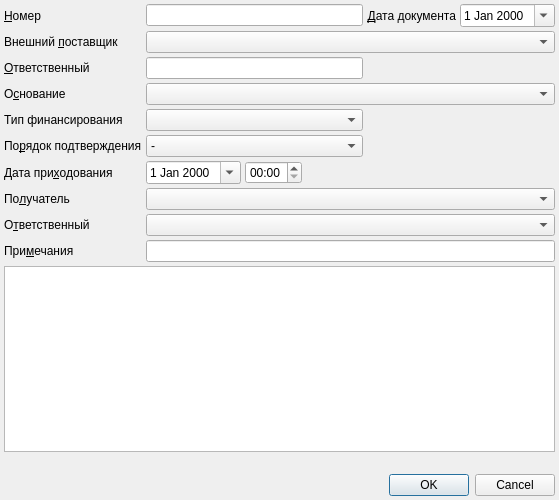
<?xml version="1.0" encoding="UTF-8"?>
<ui version="4.0">
 <class>PurchaseInvoiceDialog</class>
 <widget class="QDialog" name="PurchaseInvoiceDialog">
  <property name="geometry">
   <rect>
    <x>0</x>
    <y>0</y>
    <width>559</width>
    <height>500</height>
   </rect>
  </property>
  <property name="windowTitle">
   <string>Заявка на поставку</string>
  </property>
  <layout class="QGridLayout" name="gridLayout">
   <property name="margin">
    <number>4</number>
   </property>
   <property name="spacing">
    <number>4</number>
   </property>
   <item row="9" column="0">
    <widget class="QLabel" name="lblDate">
     <property name="sizePolicy">
      <sizepolicy hsizetype="Maximum" vsizetype="Preferred">
       <horstretch>0</horstretch>
       <verstretch>0</verstretch>
      </sizepolicy>
     </property>
     <property name="text">
      <string>Дата при&amp;ходования</string>
     </property>
     <property name="buddy">
      <cstring>edtDate</cstring>
     </property>
    </widget>
   </item>
   <item row="11" column="1" colspan="5">
    <widget class="CStorageComboBox" name="cmbReceiver">
     <property name="sizePolicy">
      <sizepolicy hsizetype="Expanding" vsizetype="Fixed">
       <horstretch>0</horstretch>
       <verstretch>0</verstretch>
      </sizepolicy>
     </property>
    </widget>
   </item>
   <item row="3" column="0">
    <widget class="QLabel" name="lblReason">
     <property name="text">
      <string>О&amp;снование</string>
     </property>
     <property name="buddy">
      <cstring>cmbReason</cstring>
     </property>
    </widget>
   </item>
   <item row="13" column="0">
    <widget class="QLabel" name="lblNote">
     <property name="text">
      <string>При&amp;мечания</string>
     </property>
     <property name="buddy">
      <cstring>edtNote</cstring>
     </property>
    </widget>
   </item>
   <item row="12" column="0">
    <widget class="QLabel" name="lblReceiverPerson">
     <property name="text">
      <string>О&amp;тветственный</string>
     </property>
     <property name="buddy">
      <cstring>cmbReceiverPerson</cstring>
     </property>
    </widget>
   </item>
   <item row="1" column="0">
    <widget class="QLabel" name="lblSupplierOrg">
     <property name="text">
      <string>Внешний &amp;поставщик</string>
     </property>
     <property name="buddy">
      <cstring>cmbSupplierOrg</cstring>
     </property>
    </widget>
   </item>
   <item row="11" column="0">
    <widget class="QLabel" name="lblReceiver">
     <property name="sizePolicy">
      <sizepolicy hsizetype="Maximum" vsizetype="Preferred">
       <horstretch>0</horstretch>
       <verstretch>0</verstretch>
      </sizepolicy>
     </property>
     <property name="text">
      <string>По&amp;лучатель</string>
     </property>
     <property name="buddy">
      <cstring>cmbReceiver</cstring>
     </property>
    </widget>
   </item>
   <item row="2" column="0">
    <widget class="QLabel" name="lblSupplierOrgPerson">
     <property name="text">
      <string>&amp;Ответственный</string>
     </property>
     <property name="buddy">
      <cstring>edtSupplierOrgPerson</cstring>
     </property>
    </widget>
   </item>
   <item row="7" column="0">
    <widget class="QLabel" name="lblConfirmationOrder">
     <property name="text">
      <string>По&amp;рядок подтверждения</string>
     </property>
     <property name="buddy">
      <cstring>cmbConfirmationOrder</cstring>
     </property>
    </widget>
   </item>
   <item row="0" column="0">
    <widget class="QLabel" name="lblNumber">
     <property name="text">
      <string>&amp;Номер</string>
     </property>
     <property name="buddy">
      <cstring>edtNumber</cstring>
     </property>
    </widget>
   </item>
   <item row="1" column="1" colspan="5">
    <widget class="COrgComboBox" name="cmbSupplierOrg"/>
   </item>
   <item row="12" column="1" colspan="5">
    <widget class="CPersonComboBoxEx" name="cmbReceiverPerson">
     <property name="sizePolicy">
      <sizepolicy hsizetype="Expanding" vsizetype="Fixed">
       <horstretch>0</horstretch>
       <verstretch>0</verstretch>
      </sizepolicy>
     </property>
    </widget>
   </item>
   <item row="15" column="0" colspan="6">
    <widget class="QLabel" name="lblSummaryInfo">
     <property name="text">
      <string/>
     </property>
    </widget>
   </item>
   <item row="9" column="2">
    <widget class="QTimeEdit" name="edtTime">
     <property name="sizePolicy">
      <sizepolicy hsizetype="Maximum" vsizetype="Fixed">
       <horstretch>0</horstretch>
       <verstretch>0</verstretch>
      </sizepolicy>
     </property>
     <property name="displayFormat">
      <string>HH:mm</string>
     </property>
    </widget>
   </item>
   <item row="3" column="1" colspan="5">
    <widget class="CStockPurchaseContractComboBox" name="cmbReason"/>
   </item>
   <item row="13" column="1" colspan="5">
    <widget class="QLineEdit" name="edtNote"/>
   </item>
   <item row="16" column="0" colspan="6">
    <widget class="QDialogButtonBox" name="buttonBox">
     <property name="orientation">
      <enum>Qt::Horizontal</enum>
     </property>
     <property name="standardButtons">
      <set>QDialogButtonBox::Cancel|QDialogButtonBox::Ok</set>
     </property>
    </widget>
   </item>
   <item row="9" column="1">
    <widget class="CDateEdit" name="edtDate">
     <property name="sizePolicy">
      <sizepolicy hsizetype="Maximum" vsizetype="Fixed">
       <horstretch>0</horstretch>
       <verstretch>0</verstretch>
      </sizepolicy>
     </property>
     <property name="calendarPopup">
      <bool>true</bool>
     </property>
    </widget>
   </item>
   <item row="0" column="5">
    <widget class="CDateEdit" name="edtDocDate">
     <property name="sizePolicy">
      <sizepolicy hsizetype="Maximum" vsizetype="Fixed">
       <horstretch>0</horstretch>
       <verstretch>0</verstretch>
      </sizepolicy>
     </property>
     <property name="calendarPopup">
      <bool>true</bool>
     </property>
    </widget>
   </item>
   <item row="14" column="0" colspan="6">
    <widget class="CInDocTableView" name="tblItems">
     <property name="sizePolicy">
      <sizepolicy hsizetype="Preferred" vsizetype="Expanding">
       <horstretch>0</horstretch>
       <verstretch>0</verstretch>
      </sizepolicy>
     </property>
    </widget>
   </item>
   <item row="0" column="4">
    <widget class="QLabel" name="lblDocDate">
     <property name="sizePolicy">
      <sizepolicy hsizetype="Maximum" vsizetype="Preferred">
       <horstretch>0</horstretch>
       <verstretch>0</verstretch>
      </sizepolicy>
     </property>
     <property name="text">
      <string>&amp;Дата документа</string>
     </property>
     <property name="alignment">
      <set>Qt::AlignRight|Qt::AlignTrailing|Qt::AlignVCenter</set>
     </property>
     <property name="buddy">
      <cstring>edtDocDate</cstring>
     </property>
    </widget>
   </item>
   <item row="0" column="1" colspan="3">
    <widget class="QLineEdit" name="edtNumber"/>
   </item>
   <item row="2" column="1" colspan="3">
    <widget class="QLineEdit" name="edtSupplierOrgPerson"/>
   </item>
   <item row="7" column="1" colspan="3">
    <widget class="QComboBox" name="cmbConfirmationOrder">
     <item>
      <property name="text">
       <string>-</string>
      </property>
     </item>
     <item>
      <property name="text">
       <string>Прямой</string>
      </property>
     </item>
     <item>
      <property name="text">
       <string>Обратный</string>
      </property>
     </item>
    </widget>
   </item>
   <item row="4" column="0">
    <widget class="QLabel" name="lblFinance">
     <property name="sizePolicy">
      <sizepolicy hsizetype="Fixed" vsizetype="Preferred">
       <horstretch>0</horstretch>
       <verstretch>0</verstretch>
      </sizepolicy>
     </property>
     <property name="text">
      <string>Тип финансирования</string>
     </property>
    </widget>
   </item>
   <item row="4" column="1" colspan="3">
    <widget class="CRBComboBox" name="cmbFinance"/>
   </item>
  </layout>
 </widget>
 <customwidgets>
  <customwidget>
   <class>CDateEdit</class>
   <extends>QDateEdit</extends>
   <header>library/DateEdit.h</header>
  </customwidget>
  <customwidget>
   <class>CRBComboBox</class>
   <extends>QComboBox</extends>
   <header>library/crbcombobox.h</header>
  </customwidget>
  <customwidget>
   <class>CInDocTableView</class>
   <extends>QTableView</extends>
   <header>library/InDocTable.h</header>
  </customwidget>
  <customwidget>
   <class>COrgComboBox</class>
   <extends>QComboBox</extends>
   <header>Orgs/OrgComboBox.h</header>
  </customwidget>
  <customwidget>
   <class>CPersonComboBoxEx</class>
   <extends>QComboBox</extends>
   <header>Orgs/PersonComboBoxEx.h</header>
  </customwidget>
  <customwidget>
   <class>CStorageComboBox</class>
   <extends>QComboBox</extends>
   <header>Orgs/OrgStructComboBoxes.h</header>
  </customwidget>
  <customwidget>
   <class>CStockPurchaseContractComboBox</class>
   <extends>QComboBox</extends>
   <header>Stock/StockPurchaseContractComboBox.h</header>
  </customwidget>
 </customwidgets>
 <tabstops>
  <tabstop>edtNumber</tabstop>
  <tabstop>edtDocDate</tabstop>
  <tabstop>cmbSupplierOrg</tabstop>
  <tabstop>edtSupplierOrgPerson</tabstop>
  <tabstop>cmbReason</tabstop>
  <tabstop>cmbFinance</tabstop>
  <tabstop>cmbConfirmationOrder</tabstop>
  <tabstop>edtDate</tabstop>
  <tabstop>edtTime</tabstop>
  <tabstop>cmbReceiver</tabstop>
  <tabstop>cmbReceiverPerson</tabstop>
  <tabstop>edtNote</tabstop>
  <tabstop>tblItems</tabstop>
  <tabstop>buttonBox</tabstop>
 </tabstops>
 <resources/>
 <connections>
  <connection>
   <sender>buttonBox</sender>
   <signal>accepted()</signal>
   <receiver>PurchaseInvoiceDialog</receiver>
   <slot>accept()</slot>
   <hints>
    <hint type="sourcelabel">
     <x>256</x>
     <y>484</y>
    </hint>
    <hint type="destinationlabel">
     <x>157</x>
     <y>274</y>
    </hint>
   </hints>
  </connection>
  <connection>
   <sender>buttonBox</sender>
   <signal>rejected()</signal>
   <receiver>PurchaseInvoiceDialog</receiver>
   <slot>reject()</slot>
   <hints>
    <hint type="sourcelabel">
     <x>324</x>
     <y>484</y>
    </hint>
    <hint type="destinationlabel">
     <x>286</x>
     <y>274</y>
    </hint>
   </hints>
  </connection>
 </connections>
</ui>
